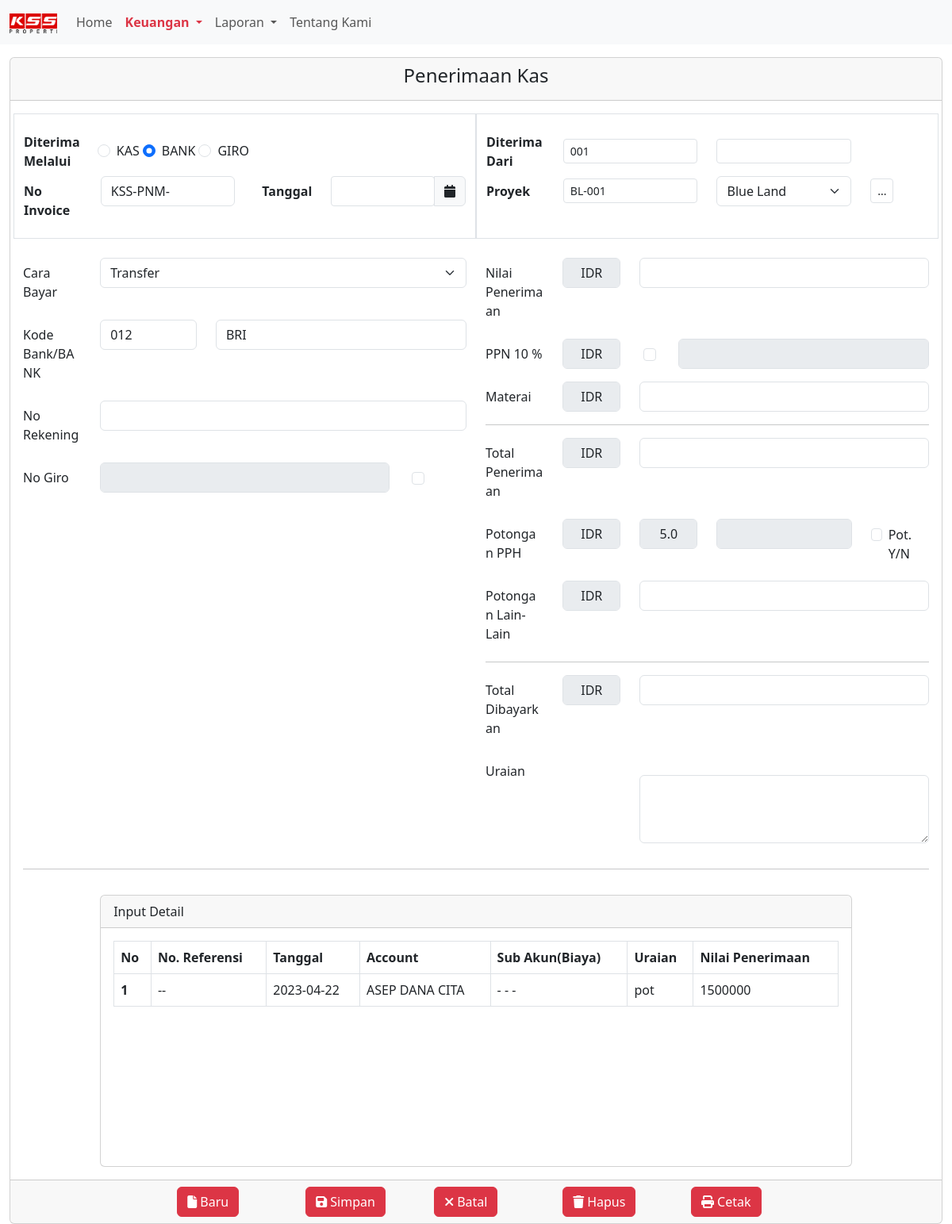
The app's page /keuangan-penerimaan.php with its own data.
### tables this page shows
CREATE TABLE `penerimaan_kas` (
  `id_penerimaan` int NOT NULL,
  `payment` varchar(255) NOT NULL,
  `no_invoice` varchar(255) NOT NULL,
  `tanggal` date NOT NULL,
  `caraBayar` varchar(255) NOT NULL,
  `kodeBank` varchar(255) NOT NULL,
  `noRekening` varchar(255) NOT NULL,
  `noGiro` varchar(255) NOT NULL,
  `kode_diterima` varchar(255) NOT NULL,
  `nama_diterima` varchar(255) NOT NULL,
  `proyek` varchar(255) NOT NULL,
  `kode_proyek` varchar(255) NOT NULL,
  `nilai_penerimaan` int NOT NULL,
  `ppn` int NOT NULL,
  `materai` int NOT NULL,
  `total_pnrm` int NOT NULL,
  `pot_pph` int DEFAULT NULL,
  `pot_lain` int NOT NULL,
  `total_bayar` int NOT NULL,
  `uraian` varchar(255) NOT NULL
);

### keuangan-penerimaan.php (the view, shortened to what the rows shown need)
<?php
require "function.php";
$penerimaan = query("SELECT * FROM penerimaan_kas LEFT JOIN proyek ON penerimaan_kas.proyek = proyek.id");
?>
<!DOCTYPE html>
<html lang="en">
<head>
  <link rel="stylesheet" href="./src/style/global.css" />
  <link rel="stylesheet" href="./src/bootstrap/bootstrap.min.css" />
  <link rel="stylesheet" href="./src/style/all.min.css" />
  <link rel="stylesheet" href="//code.jquery.com/ui/1.13.2/themes/base/jquery-ui.css">
</head>
<body>
  <section class="form-penerimaan">
    <div class="container-fluid">
      <div class="card">
        <form action="" method="POST">
          <div class="card-body">
            <div class="row mt-3">
              <div class="col-10 offset-1">
                <div class="card">
                  <div class="card-body" style="height: 300px; overflow: scroll; ">
                    <table class="table table-bordered">
                      <thead>
                        <tr>
                          <th scope="col">No</th>
                          <th scope="col">No. Referensi</th>
                          <th scope="col">Tanggal</th>
                          <th scope="col">Account</th>
                          <th scope="col">Sub Akun(Biaya)</th>
                          <th scope="col">Uraian</th>
                          <th scope="col">Nilai Penerimaan</th>
                        </tr>
                      </thead>
                      <tbody>
                        <?php foreach ($penerimaan as $i => $row) : ?>
                          <tr>
                            <th scope="row"><?php echo ++$i ?></th>
                            <td> -- </td>
                            <td><?php echo $row['tanggal'] ?></td>
                            <td><?php echo $row['nama_diterima'] ?></td>
                            <td>- - -</td>
                            <td><?php echo $row['uraian'] ?></td>
                            <td><?php echo $row['nilai_penerimaan'] ?></td>
                          </tr>
                        <?php endforeach; ?>
                      </tbody>
                    </table>
                  </div>
                </div>
              </div>
            </div>
          </div>
        </form>
      </div>
    </div>
  </section>
</body>
</html>

### records on screen
penerimaan_kas: tanggal "2023-04-22", nama_diterima "ASEP DANA CITA", uraian "pot", nilai_penerimaan "1500000"

### other values on screen
form field tambahProyek "Blue Land"
